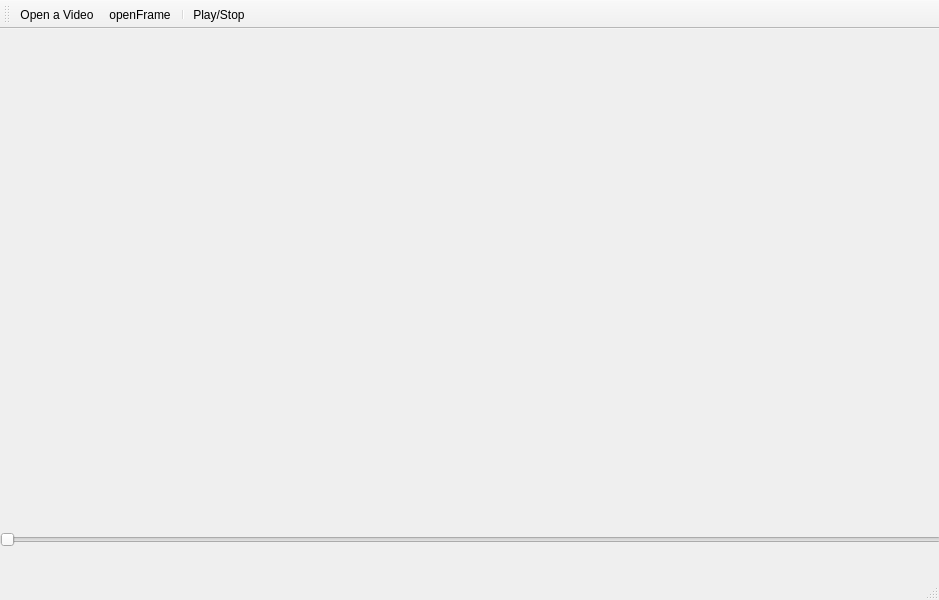
<?xml version="1.0" encoding="UTF-8"?>
<ui version="4.0">
 <class>MainWindow</class>
 <widget class="QMainWindow" name="MainWindow">
  <property name="geometry">
   <rect>
    <x>0</x>
    <y>0</y>
    <width>939</width>
    <height>600</height>
   </rect>
  </property>
  <property name="windowTitle">
   <string>vsearcher</string>
  </property>
  <widget class="QWidget" name="centralwidget">
   <widget class="QWidget" name="horizontalLayoutWidget">
    <property name="geometry">
     <rect>
      <x>0</x>
      <y>-1</y>
      <width>941</width>
      <height>491</height>
     </rect>
    </property>
    <layout class="QHBoxLayout" name="horizontalLayout"/>
   </widget>
   <widget class="QWidget" name="verticalLayoutWidget">
    <property name="geometry">
     <rect>
      <x>0</x>
      <y>490</y>
      <width>941</width>
      <height>41</height>
     </rect>
    </property>
    <layout class="QVBoxLayout" name="verticalLayout">
     <item>
      <widget class="QSlider" name="horizontalSlider">
       <property name="minimumSize">
        <size>
         <width>939</width>
         <height>0</height>
        </size>
       </property>
       <property name="cursor">
        <cursorShape>ArrowCursor</cursorShape>
       </property>
       <property name="autoFillBackground">
        <bool>false</bool>
       </property>
       <property name="orientation">
        <enum>Qt::Horizontal</enum>
       </property>
      </widget>
     </item>
    </layout>
   </widget>
  </widget>
  <widget class="QToolBar" name="toolBar">
   <property name="windowTitle">
    <string>toolBar</string>
   </property>
   <property name="toolTip">
    <string/>
   </property>
   <property name="statusTip">
    <string/>
   </property>
   <attribute name="toolBarArea">
    <enum>TopToolBarArea</enum>
   </attribute>
   <attribute name="toolBarBreak">
    <bool>false</bool>
   </attribute>
   <addaction name="actionOpenFile"/>
   <addaction name="actionOpenFrame"/>
   <addaction name="separator"/>
   <addaction name="actionPlay_Stop"/>
  </widget>
  <widget class="QStatusBar" name="statusBar"/>
  <action name="actionOpenFile">
   <property name="icon">
    <iconset resource="res.qrc">
     <normaloff>:/images/images/add163.png</normaloff>:/images/images/add163.png</iconset>
   </property>
   <property name="text">
    <string>Open a Video</string>
   </property>
   <property name="toolTip">
    <string>Open a Video</string>
   </property>
   <property name="statusTip">
    <string>Open a Video</string>
   </property>
   <property name="shortcut">
    <string>Ctrl+O</string>
   </property>
  </action>
  <action name="actionOpenFrame">
   <property name="icon">
    <iconset resource="res.qrc">
     <normaloff>:/images/openframe</normaloff>:/images/openframe</iconset>
   </property>
   <property name="text">
    <string>openFrame</string>
   </property>
   <property name="toolTip">
    <string>Open a Frame</string>
   </property>
   <property name="statusTip">
    <string>Open a Frame</string>
   </property>
  </action>
  <action name="actionPlay_Stop">
   <property name="icon">
    <iconset resource="res.qrc">
     <normaloff>:/images/play</normaloff>:/images/play</iconset>
   </property>
   <property name="text">
    <string>Play/Stop</string>
   </property>
   <property name="toolTip">
    <string>Play/Stop</string>
   </property>
   <property name="statusTip">
    <string>Play/Stop</string>
   </property>
  </action>
  <action name="actionOpen">
   <property name="icon">
    <iconset resource="res.qrc">
     <normaloff>:/images/video</normaloff>:/images/video</iconset>
   </property>
   <property name="text">
    <string>Open</string>
   </property>
  </action>
 </widget>
 <resources>
  <include location="res.qrc"/>
 </resources>
 <connections/>
</ui>
